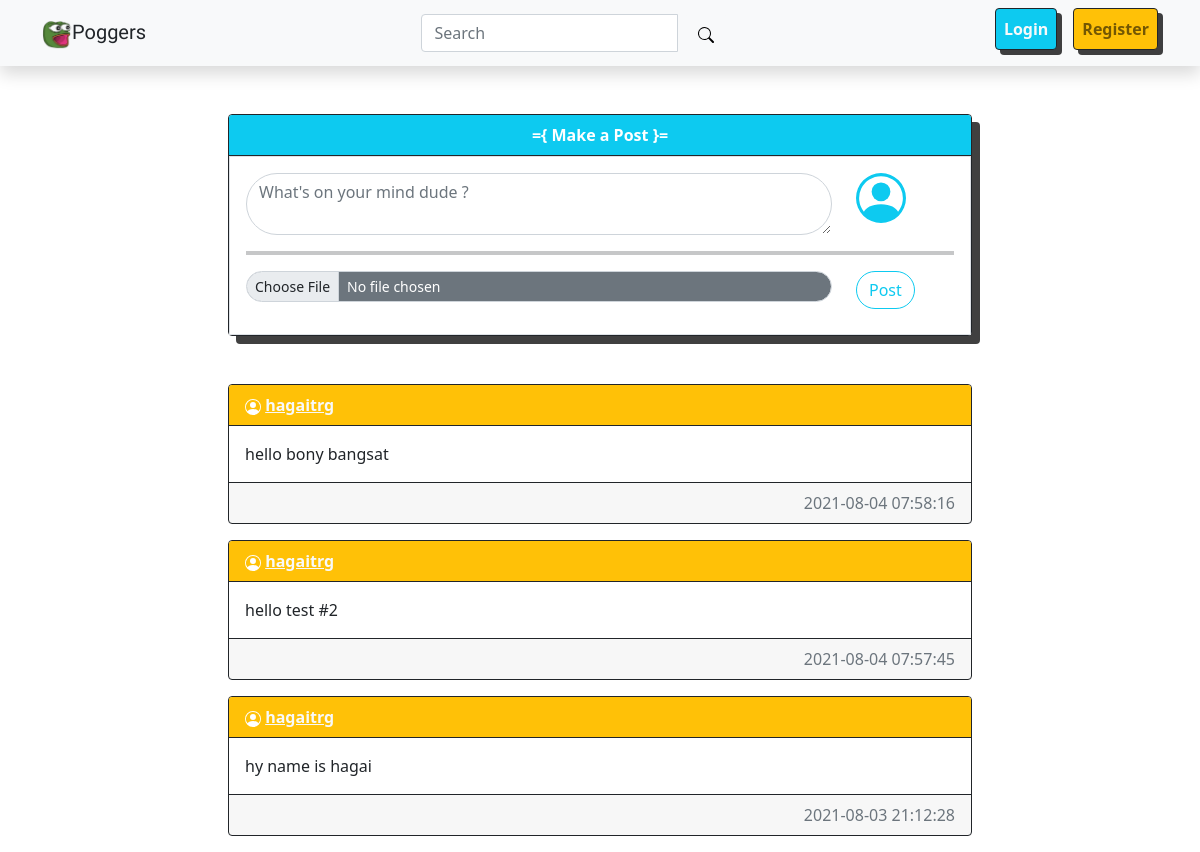
Page /home on the earlier database version.
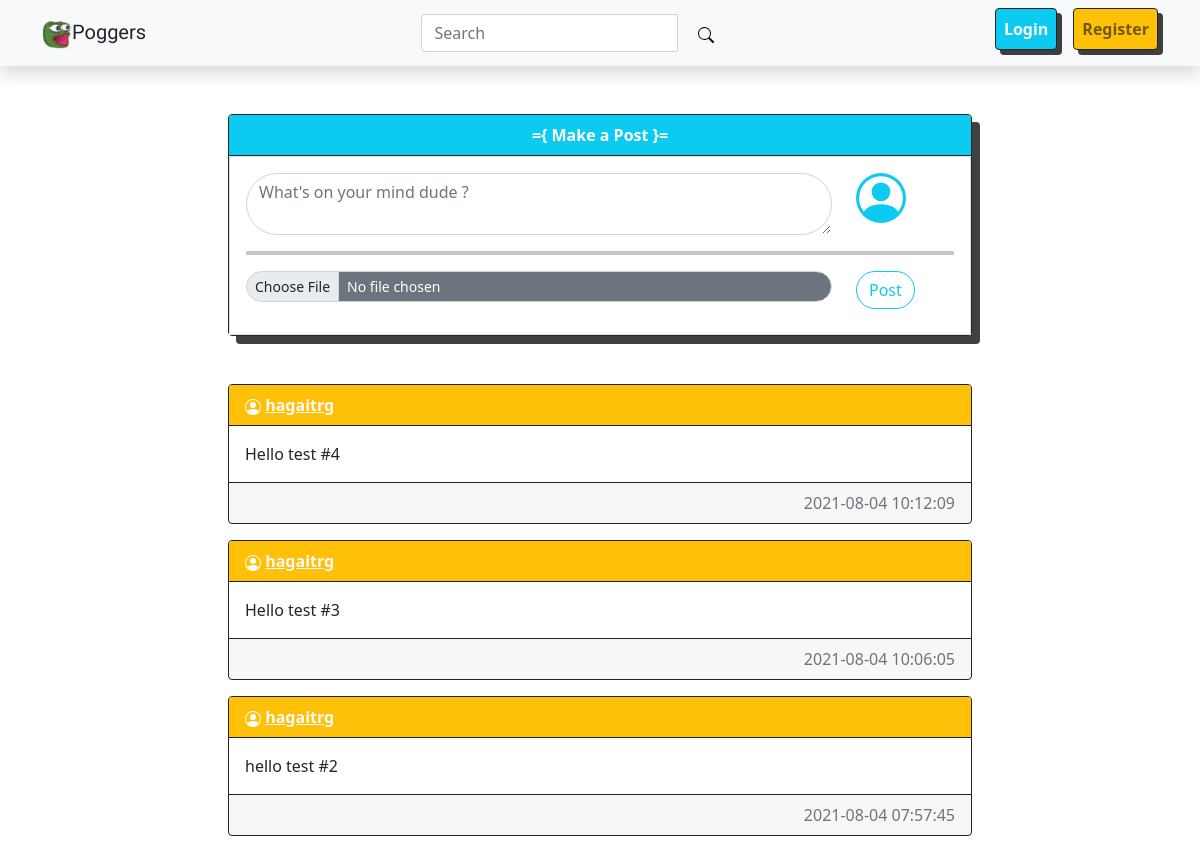
Same page on the later database version.
### website/models.py (models this page shows)
class Posts(db.Model):
    id = db.Column(db.Integer, primary_key=True)
    post = db.Column(db.Text, nullable=False)
    author = db.Column(db.Integer, db.ForeignKey('user.id', ondelete="CASCADE"), nullable=False)
    date_created = db.Column(db.DateTime(timezone=True), default=func.now())

class User(db.Model, UserMixin):
    id = db.Column(db.Integer, primary_key=True)
    email =db.Column(db.String(150), unique = True)
    name = db.Column(db.String(150), unique=True)
    password = db.Column(db.String(150))
    date_created = db.Column(db.DateTime(timezone=True), default=func.now())
    posts = db.relationship('Posts', backref='user', passive_deletes=True)

### website/views.py (the view)
@views.route("/")
@views.route("/home")
def home():
    posts = Posts.query.order_by(Posts.date_created.desc())
    return render_template("home.html", user = current_user, posts = posts)

### website/templates/home.html (shortened to what this page needs)
{% extends "base.html" %} {% block title %}Poggers - Home{% endblock %} {% block content %}
<div class="d-flex justify-content-center">
  <div class="col-sm-8">
    <div class="card rounded-start border border-dark card-post mb-5">
      <div class="card-header bg-info border-dark text-center text-white"><strong>={ Make a Post }=</strong></div>
      <div class="card-body border">
        <form method="POST" action="/create-post">
          <div class="row">
            <div class="col-sm-10">
              <textarea class="form-control rounded-pill" placeholder="What's on your mind dude ?" id="post" name="post" rows="2" required></textarea>
            </div>
            <div class="col-sm-2">
            </div>
          </div>
          <hr class="border border-2 border-dark" />
          <div class="row">
            <div class="col-sm-10 mb-2">
              <input class="form-control form-control-sm mb-2 rounded-pill bg-secondary text-white" id="formFileSm" type="file" />
            </div>
            <div class="col-sm-2"><button type="submit" class="btn btn-outline-info rounded-pill">Post</button></div>
          </div>
        </form>
      </div>
    </div>
    {% for post in posts %}
    <div class="card rounded-start border border-dark mb-3">
      <div class="card-header bg-warning border-dark text-left text-white d-flex justify-content-between align-item-center">
        <strong
          >
          <a href="/posts/{{post.user.name}}" class="text-light">{{post.user.name}}</a></strong
        >
      </div>
      <div class="card-body">
        <p class="card-text">{{post.post}}</p>
      </div>
      <div class="card-footer text-muted border-dark text-end">{{post.date_created}}</div>
    </div>
    {% endfor %}
  </div>
</div>
{% endblock %}

Differences in the rows shown:
removed Posts: user.name "hagaitrg", post "hy name is hagai", date_created "2021-08-03 21:12:28"
added Posts: user.name "hagaitrg", post "Hello test #4", date_created "2021-08-04 10:12:09"
changed Posts: post "hello bony bangsat" → "Hello test #3"; date_created "2021-08-04 07:58:16" → "2021-08-04 10:06:05"
